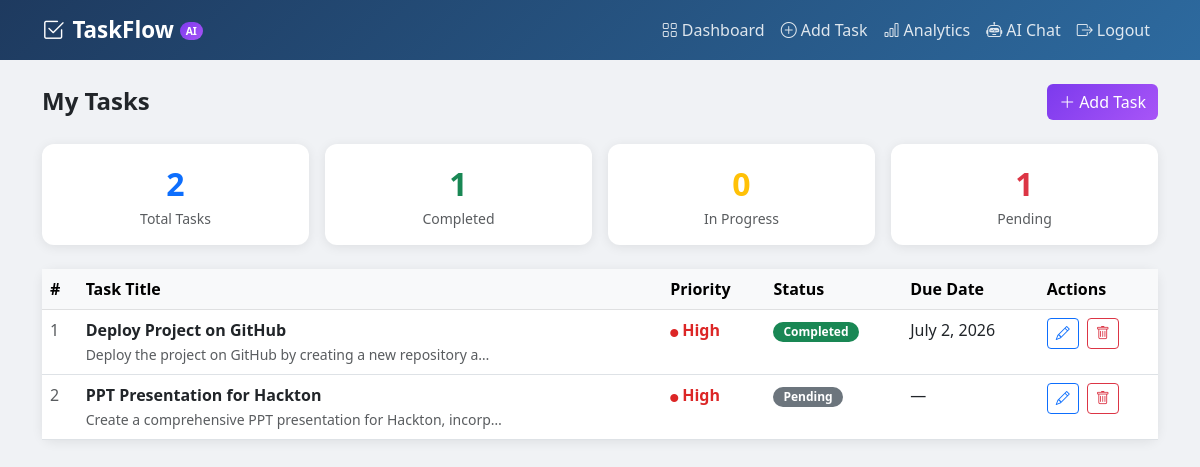
The app's page /dashboard/ (signed in) with its own data.
### tasks/models.py (models this page shows, shortened)
class Task(models.Model):
    PRIORITY_CHOICES = [
        ('High', 'High'),
        ('Medium', 'Medium'),
        ('Low', 'Low'),
    ]
    STATUS_CHOICES = [
        ('Pending', 'Pending'),
        ('In Progress', 'In Progress'),
        ('Completed', 'Completed'),
    ]
    user = models.ForeignKey(User, on_delete=models.CASCADE)
    title = models.CharField(max_length=200)
    description = models.TextField(blank=True)
    priority = models.CharField(max_length=10, choices=PRIORITY_CHOICES, default='Medium')
    status = models.CharField(max_length=20, choices=STATUS_CHOICES, default='Pending')
    due_date = models.DateField(null=True, blank=True)
    subtasks = models.JSONField(default=list, blank=True)
    created_at = models.DateTimeField(auto_now_add=True)
    updated_at = models.DateTimeField(auto_now=True)
    class Meta:
        ordering = ['-created_at']

### tasks/views.py (the view)
# urls.py: path('dashboard/', views.dashboard, name='dashboard'),
@login_required
def dashboard(request):
    tasks = Task.objects.filter(user=request.user)
    context = {
        'tasks': tasks,
        'total': tasks.count(),
        'completed': tasks.filter(status='Completed').count(),
        'in_progress': tasks.filter(status='In Progress').count(),
        'pending': tasks.filter(status='Pending').count(),
    }
    return render(request, 'dashboard.html', context)

### templates/dashboard.html
{% extends 'base.html' %}
{% block content %}
<div class="d-flex justify-content-between align-items-center mb-4">
    <h4 class="fw-bold mb-0">My Tasks</h4>
    <a href="{% url 'add_task' %}" class="btn btn-ai"><i class="bi bi-plus-lg me-1"></i>Add Task</a>
</div>
<div class="row g-3 mb-4">
    <div class="col-6 col-md-3">
        <div class="card p-3 text-center">
            <div class="fs-2 fw-bold text-primary">{{ total }}</div>
            <div class="text-muted small">Total Tasks</div>
        </div>
    </div>
    <div class="col-6 col-md-3">
        <div class="card p-3 text-center">
            <div class="fs-2 fw-bold text-success">{{ completed }}</div>
            <div class="text-muted small">Completed</div>
        </div>
    </div>
    <div class="col-6 col-md-3">
        <div class="card p-3 text-center">
            <div class="fs-2 fw-bold text-warning">{{ in_progress }}</div>
            <div class="text-muted small">In Progress</div>
        </div>
    </div>
    <div class="col-6 col-md-3">
        <div class="card p-3 text-center">
            <div class="fs-2 fw-bold text-danger">{{ pending }}</div>
            <div class="text-muted small">Pending</div>
        </div>
    </div>
</div>
<div class="card">
    <div class="card-body p-0">
        {% if tasks %}
        <div class="table-responsive">
            <table class="table table-hover mb-0">
                <thead class="table-light">
                    <tr>
                        <th>#</th>
                        <th>Task Title</th>
                        <th>Priority</th>
                        <th>Status</th>
                        <th>Due Date</th>
                        <th>Actions</th>
                    </tr>
                </thead>
                <tbody>
                    {% for task in tasks %}
                    <tr>
                        <td class="text-muted">{{ forloop.counter }}</td>
                        <td>
                            <strong>{{ task.title }}</strong>
                            {% if task.description %}
                            <br><small class="text-muted">{{ task.description|truncatechars:60 }}</small>
                            {% endif %}
                        </td>
                        <td>
                            <span class="priority-{{ task.priority|lower }}">
                                <i class="bi bi-circle-fill me-1" style="font-size:0.5rem"></i>{{ task.priority }}
                            </span>
                        </td>
                        <td>
                            {% if task.status == 'Completed' %}
                            <span class="badge bg-success status-badge">{{ task.status }}</span>
                            {% elif task.status == 'In Progress' %}
                            <span class="badge bg-warning text-dark status-badge">{{ task.status }}</span>
                            {% else %}
                            <span class="badge bg-secondary status-badge">{{ task.status }}</span>
                            {% endif %}
                        </td>
                        <td>{{ task.due_date|default:"—" }}</td>
                        <td>
                            <a href="{% url 'edit_task' task.pk %}" class="btn btn-sm btn-outline-primary me-1"><i class="bi bi-pencil"></i></a>
                            <a href="{% url 'delete_task' task.pk %}" class="btn btn-sm btn-outline-danger" onclick="return confirm('Delete this task?')"><i class="bi bi-trash"></i></a>
                        </td>
                    </tr>
                    {% endfor %}
                </tbody>
            </table>
        </div>
        {% else %}
        <div class="text-center py-5 text-muted">
            <i class="bi bi-clipboard2 fs-1"></i>
            <p class="mt-2">No tasks yet. <a href="{% url 'add_task' %}">Add your first task</a></p>
        </div>
        {% endif %}
    </div>
</div>
{% endblock %}

### templates/base.html (style rules this page uses)
body { background: #f0f2f5; font-family: 'Segoe UI', sans-serif; }
.card { border: none; border-radius: 12px; box-shadow: 0 2px 12px rgba(0,0,0,0.08); }
.btn-ai { background: linear-gradient(135deg, #7c3aed, #a855f7); color: white; border: none; }
.priority-high { color: #dc2626; font-weight: 600; }
.status-badge { font-size: 0.75rem; padding: 4px 10px; border-radius: 20px; }

### records on screen
Task: title "Deploy Project on GitHub", description "Deploy the project on GitHub by creating a new repository a…", priority "High", status "Completed", due_date "July 2, 2026"
Task: title "PPT Presentation for Hackton", description "Create a comprehensive PPT presentation for Hackton, incorp…", priority "High", status "Pending", due_date "—"

### other values on screen
{{ total }} "2"
{{ completed }} "1"
{{ in_progress }} "0"
{{ pending }} "1"
